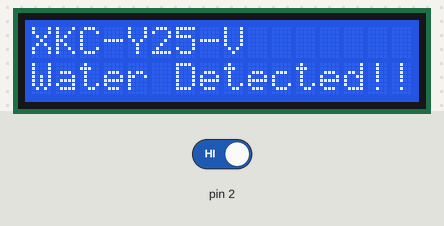
The sketch below on a simulated Arduino Uno, built with avr-gcc and run on an emulated ATmega328P. Parts: 16×2 character LCD. Inputs (shaded band) come from the test bench; at power-on: pin 2 HIGH.

Above: at 1.2 s.
1.3 s: pin 2 driven LOW
At 3.2 s:
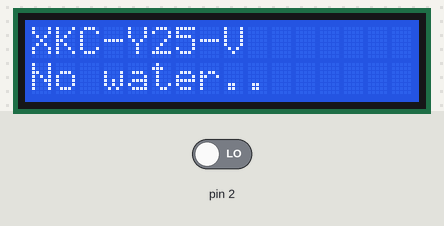
3.6 s: pin 2 driven HIGH
At 4.7 s:
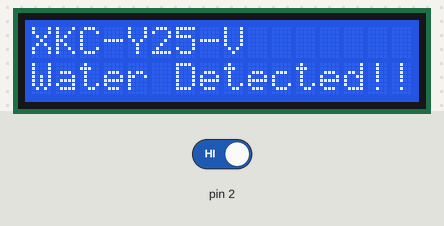
Timing chart, 0 to 6.6 s (numbered marks = the images above; inputs shaded):
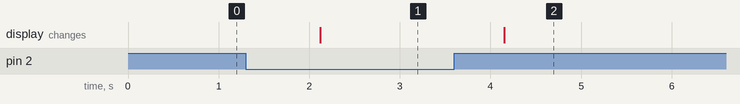

The sketch:

017_waterlevel_lcd.ino
```cpp
#include <Wire.h>  //LCD
#include <LiquidCrystal_I2C.h> //LCD

//LCD관련
LiquidCrystal_I2C lcd(0x27,16,2);

void setup() {
  Serial.begin(9600);
  lcd.init(); //LCD시작
  lcd.backlight(); //LCD백라이트 켜기

  lcd.setCursor(0,0); //LCD의 왼쪽 상단으로 커서이동
  lcd.print("XKC-Y25-V"); //원하는 text출력(한글안됨!)
}

void loop() {
  //수위센서 읽기
  if(digitalRead(2) == LOW){
    lcd.setCursor(0,1); //LCD 좌표이동
    lcd.print("No water..      "); //결과출력
  }else{
    lcd.setCursor(0,1); //LCD 좌표이동
    lcd.print("Water Detected!!"); //결과출력
  }
  delay(1000);
}
```

Measured:
- after the input at 1.3 s, the display: changes after 0.82 s (image 1)
- after the input at 3.6 s, the display: changes after 0.55 s (image 2)
